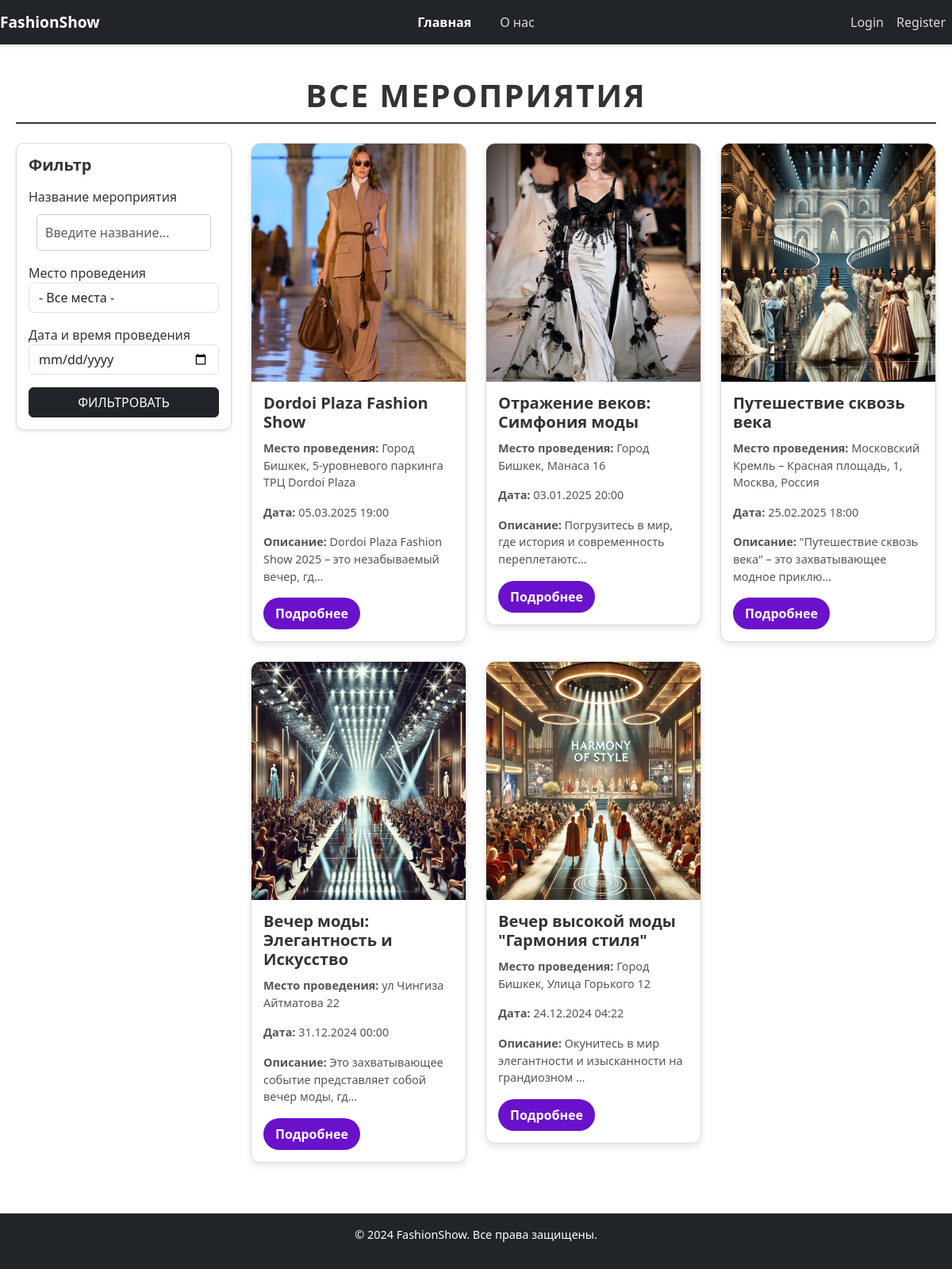
Before: / with the older database file.
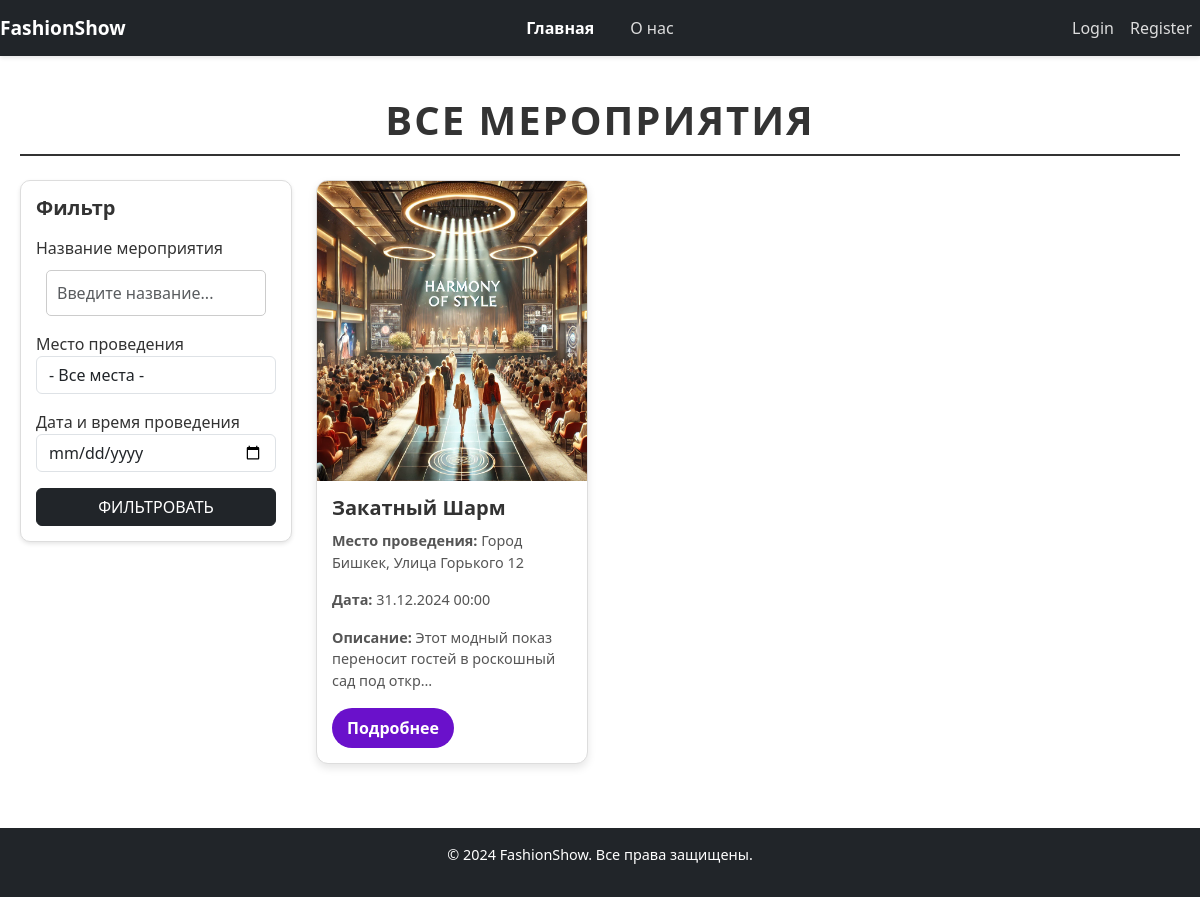
After: the same page with the newer database file.
### app/models.py (models this page shows, shortened)
class Task(models.Model):
    title = models.CharField(verbose_name=_("Название мероприятия"), max_length=255, null=True, blank=True)
    task = models.TextField('Описание')
    event_date = models.DateTimeField('Дата и время проведения')
    location = models.CharField('Место проведения', max_length=100)
    image = models.ImageField('Изображение', upload_to='events/images/', null=True, blank=True)
    class_types = models.ManyToManyField(ClassType, through=TaskClassType)
    created_at = models.DateTimeField(auto_now_add=True, blank=True, null=True)
    updated_at = models.DateTimeField(auto_now=True, blank=True, null=True)
    def get_absolute_url(self):
        return reverse('task_detail', kwargs={'pk': self.pk})

### app/views.py (the view)
# urls.py: path('', views.home, name='home'),
def home(request):
    title = request.GET.get('title', '').strip()
    location = request.GET.get('location', '').strip()
    event_date = request.GET.get('event_date', '').strip()
    tasks = Task.objects.all()
    if title:
        tasks = tasks.filter(title__icontains=title)
    if location:
        tasks = tasks.filter(location__icontains=location)
    if event_date:
        tasks = tasks.filter(event_date__date=event_date)
    locations = Task.objects.values_list('location', flat=True).distinct()
    return render(request, 'app/index.html', {
        'tasks': tasks,
        'locations': locations,
        'title_label': _('Title'),
        'location_label': _('Location'),
        'date_label': _('Event Date'),
    })

### templates/app/index.html (shortened to what this page needs)
{% extends 'app/base.html' %}
{% block content %}
<div class="container-fluid" style="padding: 40px 20px; color: #333;">
  <h1 class="mb-4 text-center" style="font-weight: 900; text-transform: uppercase; letter-spacing: 2px; border-bottom: 2px solid #333; padding-bottom: 10px;"> Все мероприятия</h1>
  <div class="row">
    <div class="col-md-3 mb-4">
      <form method="get" action="{% url 'home' %}" class="filter-container" style="border: 1px solid #ddd; padding: 15px; border-radius: 10px; box-shadow: 0 2px 4px rgba(0,0,0,0.1); background: #fff;">
        <h5 class="mb-3" style="font-weight: bold;">Фильтр</h5>
        <div class="form-group mb-3">
          <label for="title">Название мероприятия</label>
          <input type="text" name="title" id="title" class="form-control" placeholder="Введите название..." value="{{ request.GET.title }}">
        </div>
        <div class="form-group mb-3">
          <label for="location">Место проведения</label>
          <select name="location" id="location" class="form-control">
            <option value="">- Все места -</option>
          </select>
        </div>
        <div class="form-group mb-3">
          <label for="event_date">Дата и время проведения</label>
          <input type="date" name="event_date" id="event_date" class="form-control" value="{{ request.GET.event_date }}">
        </div>
        <button type="submit" class="btn btn-dark w-100">ФИЛЬТРОВАТЬ</button>
      </form>
    </div>
    <div class="col-md-9">
      {% if tasks %}
        <div class="row">
          {% for task in tasks %}
            <div class="col-md-4 col-sm-6 col-12 mb-4">
              <div class="card" style="background: #fff; border: 1px solid #ddd; border-radius: 12px; box-shadow: 0 4px 8px rgba(0, 0, 0, 0.1); overflow: hidden;">
                <a href="{{ task.get_absolute_url }}" style="text-decoration: none; color: inherit;">
                  <img src="{{ task.image.url }}" alt="{{ task.title }}" class="card-img-top" style="height: 300px; object-fit: cover;">
                </a>
                <div class="card-body" style="padding: 15px;">
                  <h5 class="card-title" style="font-weight: 700; color: #333; margin-bottom: 10px;">
                    <a href="{{ task.get_absolute_url }}" style="text-decoration: none; color: #333;">
                      {{ task.title }}
                    </a>
                  </h5>
                  <p class="card-text" style="color: #555; font-size: 0.9rem;">
                    <strong>Место проведения:</strong> {{ task.location }}
                  </p>
                  <p class="card-text" style="color: #555; font-size: 0.9rem;">
                    <strong>Дата:</strong> {{ task.event_date|date:"d.m.Y H:i" }}
                  </p>
                  <p class="card-text" style="color: #555; font-size: 0.9rem;">
                    <strong>Описание:</strong> {{ task.task|truncatechars:60 }}
                  </p>
                  <a href="{{ task.get_absolute_url }}" class="btn btn-primary" style="margin-top: auto; background: #6a11cb; border: none; padding: 8px 15px; border-radius: 25px; font-weight: bold; color: #fff;">Подробнее</a>
                </div>
              </div>
            </div>
          {% endfor %}
        </div>
      {% else %}
        <div class="mt-4">
          <p style="color: #666; font-size: 1.2rem; font-weight: bold;">Мероприятия не найдены.</p>
        </div>
      {% endif %}
    </div>
  </div>
</div>
{% endblock %}

Changed rows visible on the page:
removed Task: image (picture), title "Dordoi Plaza Fashion Show", location "Город Бишкек, 5-уровневого паркинга ТРЦ Dordoi Plaza", event_date "05.03.2025 19:00", task "Dordoi Plaza Fashion Show 2025 – это незабываемый вечер, гд…"
removed Task: image (picture), title "Отражение веков: Симфония моды", location "Город Бишкек, Манаса 16", event_date "03.01.2025 20:00", task "Погрузитесь в мир, где история и современность переплетаютс…"
removed Task: image (picture), title "Путешествие сквозь века", location "Московский Кремль – Красная площадь, 1, Москва, Россия", event_date "25.02.2025 18:00", task "\"Путешествие сквозь века\" – это захватывающее модное приклю…"
removed Task: image (picture), title "Вечер моды: Элегантность и Искусство", location "ул Чингиза Айтматова 22", event_date "31.12.2024 00:00", task "Это захватывающее событие представляет собой вечер моды, гд…"
removed Task: image (picture), title "Вечер высокой моды \"Гармония стиля\"", location "Город Бишкек, Улица Горького 12", event_date "24.12.2024 04:22", task "Окунитесь в мир элегантности и изысканности на грандиозном …"
added Task: image (picture), title "Закатный Шарм", location "Город Бишкек, Улица Горького 12", event_date "31.12.2024 00:00", task "Этот модный показ переносит гостей в роскошный сад под откр…"
